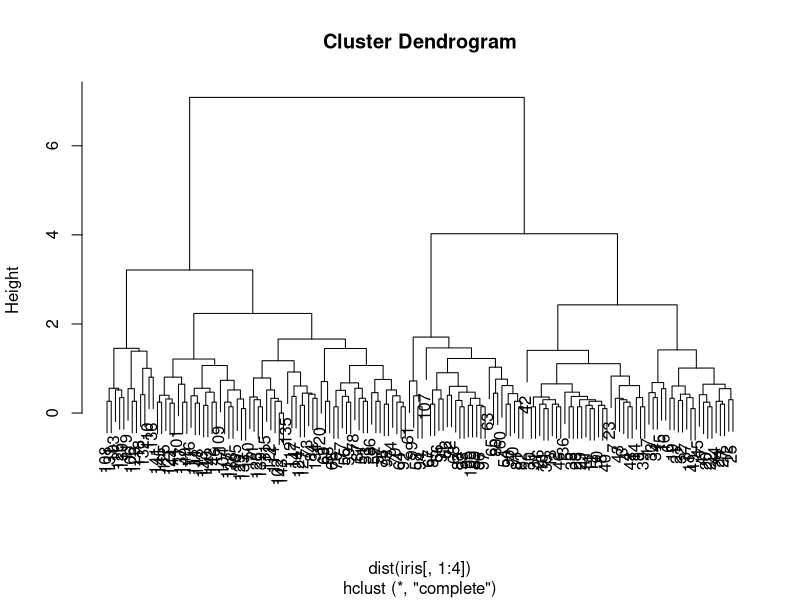

Here is the R script that generated this plot: (Note: this script raises an error after producing the figure.)
clusters <- hclust(dist(iris[, 1:4]))
plot(clusters)


idx_hc <- function(hc, n) {
  ## list array of cluster indices at each of the n-1 merges
  idx_hc <- array(list(), c(2*n-1, 2))
  idx_hc[1:n, 1] <- as.list(n:1)
  idx_hc[(n+1):(2*n-1), ] <- hc$merge + n + (hc$merge<0)
  
  ## complete idx_hc
  for (k in 1:(n-1)) {
    idx_hc[[n+k, 1]] <- unlist(idx_hc[idx_hc[[n+k, 1]], ])
    idx_hc[[n+k, 2]] <- unlist(idx_hc[idx_hc[[n+k, 2]], ])
  }
  
  ## flip index, hclust and shc use revered ordering
  idx_hc[(2*n-1):(n+1), ]
}

n <- nrow(iris)

temp <- idx_hc(clusters, n)

groups <- cutree(clusters, k = 3)

temp1 <- rbind(iris[temp[[1]], 1:4], iris[temp[[n]], 1:4])

dip.test(parallelDist(as.matrix(temp1)))$p.value

for(i in 1:10){
  full_dat <- rbind(iris[temp[[i]], 1:4], iris[temp[[i+n-1]], 1:4])
  print(dip.test(parallelDist(as.matrix(full_dat)))$p.value)
}
